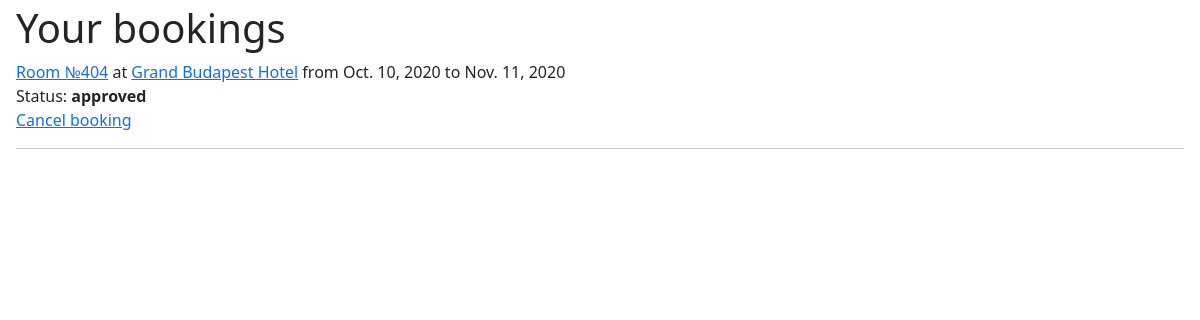
The page /bookings/ (signed in) on the database its author committed.
### hotels_app/models.py (models this page shows)
class Booking(models.Model):
    reservee = models.ForeignKey(User, on_delete=models.CASCADE)
    reservation = models.ForeignKey(Room, on_delete=models.CASCADE)
    date_start = models.DateField()
    date_end = models.DateField()
    approved = models.BooleanField(default=False)

class Room(models.Model):
    number = models.IntegerField()
    hotel = models.ForeignKey(Hotel, on_delete=models.CASCADE)
    type = models.CharField(max_length=127)
    cost = models.PositiveIntegerField()
    beds = models.PositiveSmallIntegerField()
    amenities = models.CharField(max_length=255, blank=True, null=True)

class Hotel(models.Model):
    name = models.CharField(max_length=63)
    owner = models.CharField(max_length=255)
    address = models.CharField(max_length=255)
    description = models.CharField(max_length=255)

### hotels_app/views.py (the view)
# urls.py: path('bookings/', login_required(BookingListView.as_view()), name="bookings"),
class BookingListView(ListView):
    model = Booking
    def get_queryset(self):
        return self.model.objects.filter(reservee=self.request.user)

### hotels_app/templates/hotels_app/booking_list.html (shortened to what this page needs)
<!DOCTYPE html>
<html lang="en">
<head>
    <link href="https://cdn.jsdelivr.net/npm/bootstrap@5.0.2/dist/css/bootstrap.min.css" rel="stylesheet"
>
</head>
<body>
<div class="main mx-3 my-1">
    <h1>Your bookings</h1>
    {% for booking in booking_list %}
        <a href="/hotel/{{ booking.reservation.hotel.id }}/{{ booking.reservation.id }}/">Room №{{ booking.reservation.number }}</a> at <a href="/hotel/{{ booking.reservation.hotel.id }}/">{{ booking.reservation.hotel.name }}</a> from {{ booking.date_start }} to {{ booking.date_end }}
    <br>
    Status:
    {% if booking.approved %}
        <b>approved</b>
    {% else %}
        <b>not approved</b>, <a href="/bookings/{{ booking.id }}/update/">Update</a>
    {% endif %}
    <br>
    <a href="/bookings/{{ booking.id }}/delete/">Cancel booking</a>
    <hr>
    {% endfor %}
</div>
</body>
</html>

### rows shown on the page
Booking: reservation.number "404", reservation.hotel.name "Grand Budapest Hotel", date_start "Oct. 10, 2020", date_end "Nov. 11, 2020", approved "approved"
